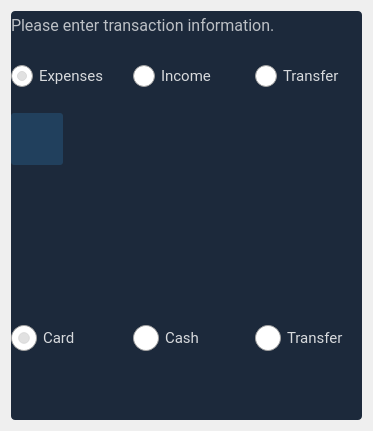
<?xml version="1.0" encoding="UTF-8"?>
<ui version="4.0">
 <class>AddTransaction</class>
 <widget class="QWidget" name="AddTransaction">
  <property name="geometry">
   <rect>
    <x>0</x>
    <y>0</y>
    <width>371</width>
    <height>431</height>
   </rect>
  </property>
  <property name="windowTitle">
   <string>Form</string>
  </property>
  <property name="styleSheet">
   <string notr="true">QWidget#transaction 
{
	background-color: #1C293B;
	border: none;
	border-radius: 4px;
	outline: none;
}

QPushButton
{
	background-color: transparent;
	color: #8ec6f4;
	outline: none;
	padding-left: 8px;
	padding-right: 8px;
	padding-top: 8px;
	padding-bottom: 8px;
	border-radius: 4px;
}

QPushButton:hover
{
	background-color: rgba(140, 195, 240, 30);
}

QToolButton
{
	background-color: transparent;
	outline: none;
}

QLineEdit
{
	background-color: transparent;
	border: none;
	border-radius: 0px;
	padding-left: 0px;
	/*border-bottom: 1px solid rgba(255, 255, 255, 180);*/
	outline: none;
}

QLineEdit:hover
{
	/*border-bottom: 2px solid rgba(255, 255, 255, 230);*/
}


QLineEdit:focus
{
	/*border-bottom: 2px solid rgba(255, 255, 255, 230);*/
}

QComboBox
{
	background-color: transparent;
	border: none;
	border-radius: 0px;
	padding-left: 0px;
	/*border-bottom: 1px solid rgba(255, 255, 255, 180);*/
	outline: none;
}

QRadioButton
{
	outline: none;
}

QRadioButton::indicator 
{
    width: 22px;
    height: 22px;
}

QRadioButton#expenses::indicator::checked 
{
	image: url(:/images/images/radio_button_checked_FILL0_wght400_GRAD0_opsz48_expenses.svg);
}

QRadioButton#expenses::indicator::unchecked 
{
	image: url(:/images/images/radio_button_unchecked_FILL0_wght400_GRAD0_opsz48_expenses.svg);
}

QRadioButton#income::indicator::checked 
{
	image: url(:/images/images/radio_button_checked_FILL0_wght400_GRAD0_opsz48_income.svg);
}

QRadioButton#income::indicator::unchecked 
{
	image: url(:/images/images/radio_button_unchecked_FILL0_wght400_GRAD0_opsz48_income.svg);
}

QRadioButton#transfer::indicator::checked 
{
	image: url(:/images/images/radio_button_checked_FILL0_wght400_GRAD0_opsz48_transfer.svg);
}

QRadioButton#transfer::indicator::unchecked 
{
	image: url(:/images/images/radio_button_unchecked_FILL0_wght400_GRAD0_opsz48_transfer.svg);
}

QToolButton
{
	border: none;
	border-radius: 3px;
	outline: none;
}

QRadioButton#card::indicator::checked 
{
	image: url(:/images/images/credit_card_FILL1_wght400_GRAD0_opsz48.svg);
}

QRadioButton#card::indicator::unchecked 
{
	image: url(:/images/images/credit_card_FILL0_wght400_GRAD0_opsz48.svg);
}

QRadioButton#cash::indicator::checked 
{
	image: url(:/images/images/local_atm_FILL1_wght400_GRAD0_opsz48.svg);
}

QRadioButton#cash::indicator::unchecked 
{
	image: url(:/images/images/local_atm_FILL0_wght400_GRAD0_opsz48.svg);
}

QRadioButton#money_transfer::indicator::checked 
{
	image: url(:/images/images/swap_horizontal_circle_FILL1_wght400_GRAD0_opsz48.svg);
}

QRadioButton#money_transfer::indicator::unchecked 
{
	image: url(:/images/images/swap_horizontal_circle_FILL0_wght400_GRAD0_opsz48.svg);
}

QRadioButton#cash::indicator, QRadioButton#card::indicator, QRadioButton#money_transfer::indicator 
{
    width: 26px;
    height: 26px;
}
</string>
  </property>
  <layout class="QGridLayout" name="gridLayout">
   <item row="0" column="0">
    <widget class="QWidget" name="transaction" native="true">
     <layout class="QVBoxLayout" name="verticalLayout">
      <property name="spacing">
       <number>20</number>
      </property>
      <property name="leftMargin">
       <number>0</number>
      </property>
      <property name="topMargin">
       <number>0</number>
      </property>
      <property name="rightMargin">
       <number>15</number>
      </property>
      <property name="bottomMargin">
       <number>0</number>
      </property>
      <item>
       <widget class="QLabel" name="label">
        <property name="minimumSize">
         <size>
          <width>270</width>
          <height>0</height>
         </size>
        </property>
        <property name="font">
         <font>
          <family>Roboto</family>
          <pointsize>12</pointsize>
         </font>
        </property>
        <property name="styleSheet">
         <string notr="true">color: rgba(255, 255, 255, 180);</string>
        </property>
        <property name="text">
         <string>Please enter transaction information.</string>
        </property>
        <property name="wordWrap">
         <bool>true</bool>
        </property>
       </widget>
      </item>
      <item>
       <layout class="QVBoxLayout" name="verticalLayout_2">
        <property name="spacing">
         <number>4</number>
        </property>
        <property name="bottomMargin">
         <number>0</number>
        </property>
        <item>
         <widget class="QWidget" name="widget" native="true">
          <property name="sizePolicy">
           <sizepolicy hsizetype="MinimumExpanding" vsizetype="Preferred">
            <horstretch>0</horstretch>
            <verstretch>0</verstretch>
           </sizepolicy>
          </property>
          <property name="minimumSize">
           <size>
            <width>336</width>
            <height>32</height>
           </size>
          </property>
          <property name="maximumSize">
           <size>
            <width>16777215</width>
            <height>32</height>
           </size>
          </property>
          <layout class="QHBoxLayout" name="horizontalLayout_3">
           <property name="spacing">
            <number>30</number>
           </property>
           <property name="leftMargin">
            <number>0</number>
           </property>
           <property name="topMargin">
            <number>5</number>
           </property>
           <property name="rightMargin">
            <number>0</number>
           </property>
           <property name="bottomMargin">
            <number>5</number>
           </property>
           <item>
            <spacer name="horizontalSpacer">
             <property name="orientation">
              <enum>Qt::Horizontal</enum>
             </property>
             <property name="sizeHint" stdset="0">
              <size>
               <width>40</width>
               <height>20</height>
              </size>
             </property>
            </spacer>
           </item>
           <item>
            <widget class="QRadioButton" name="expenses">
             <property name="minimumSize">
              <size>
               <width>92</width>
               <height>0</height>
              </size>
             </property>
             <property name="font">
              <font>
               <family>Roboto</family>
               <pointsize>11</pointsize>
              </font>
             </property>
             <property name="cursor">
              <cursorShape>PointingHandCursor</cursorShape>
             </property>
             <property name="styleSheet">
              <string notr="true">color: rgba(255, 255, 255, 210);</string>
             </property>
             <property name="text">
              <string>Expenses</string>
             </property>
             <property name="checked">
              <bool>true</bool>
             </property>
            </widget>
           </item>
           <item>
            <widget class="QRadioButton" name="income">
             <property name="minimumSize">
              <size>
               <width>92</width>
               <height>0</height>
              </size>
             </property>
             <property name="font">
              <font>
               <family>Roboto</family>
               <pointsize>11</pointsize>
              </font>
             </property>
             <property name="cursor">
              <cursorShape>PointingHandCursor</cursorShape>
             </property>
             <property name="styleSheet">
              <string notr="true">color: rgba(255, 255, 255, 210);</string>
             </property>
             <property name="text">
              <string>Income</string>
             </property>
            </widget>
           </item>
           <item>
            <widget class="QRadioButton" name="transfer">
             <property name="minimumSize">
              <size>
               <width>92</width>
               <height>0</height>
              </size>
             </property>
             <property name="font">
              <font>
               <family>Roboto</family>
               <pointsize>11</pointsize>
              </font>
             </property>
             <property name="cursor">
              <cursorShape>PointingHandCursor</cursorShape>
             </property>
             <property name="styleSheet">
              <string notr="true">color: rgba(255, 255, 255, 210);</string>
             </property>
             <property name="text">
              <string>Transfer</string>
             </property>
            </widget>
           </item>
           <item>
            <spacer name="horizontalSpacer_2">
             <property name="orientation">
              <enum>Qt::Horizontal</enum>
             </property>
             <property name="sizeHint" stdset="0">
              <size>
               <width>40</width>
               <height>20</height>
              </size>
             </property>
            </spacer>
           </item>
          </layout>
         </widget>
        </item>
        <item>
         <layout class="QHBoxLayout" name="horizontalLayout">
          <property name="spacing">
           <number>20</number>
          </property>
          <item>
           <layout class="QVBoxLayout" name="verticalLayout_3">
            <property name="topMargin">
             <number>17</number>
            </property>
            <item>
             <widget class="QToolButton" name="category_icon">
              <property name="enabled">
               <bool>false</bool>
              </property>
              <property name="minimumSize">
               <size>
                <width>52</width>
                <height>52</height>
               </size>
              </property>
              <property name="maximumSize">
               <size>
                <width>52</width>
                <height>52</height>
               </size>
              </property>
              <property name="focusPolicy">
               <enum>Qt::NoFocus</enum>
              </property>
              <property name="styleSheet">
               <string notr="true">background-color: #21405D;</string>
              </property>
              <property name="text">
               <string/>
              </property>
              <property name="icon">
               <iconset resource="../resources/resources.qrc">
                <normaloff>:/images/images/category_FILL0_wght400_GRAD0_opsz48.svg</normaloff>:/images/images/category_FILL0_wght400_GRAD0_opsz48.svg</iconset>
              </property>
              <property name="iconSize">
               <size>
                <width>40</width>
                <height>40</height>
               </size>
              </property>
             </widget>
            </item>
           </layout>
          </item>
          <item>
           <widget class="MaterialOutlinedLineEdit" name="category">
            <property name="minimumSize">
             <size>
              <width>200</width>
              <height>67</height>
             </size>
            </property>
            <property name="maximumSize">
             <size>
              <width>16777215</width>
              <height>67</height>
             </size>
            </property>
            <property name="font">
             <font>
              <family>Roboto</family>
              <pointsize>11</pointsize>
             </font>
            </property>
           </widget>
          </item>
         </layout>
        </item>
        <item>
         <layout class="QHBoxLayout" name="horizontalLayout_2">
          <property name="spacing">
           <number>20</number>
          </property>
          <item>
           <widget class="MaterialOutlinedLineEdit" name="name">
            <property name="minimumSize">
             <size>
              <width>200</width>
              <height>67</height>
             </size>
            </property>
            <property name="maximumSize">
             <size>
              <width>16777215</width>
              <height>67</height>
             </size>
            </property>
            <property name="font">
             <font>
              <family>Roboto</family>
              <pointsize>11</pointsize>
             </font>
            </property>
           </widget>
          </item>
         </layout>
        </item>
        <item>
         <layout class="QHBoxLayout" name="horizontalLayout_4">
          <property name="spacing">
           <number>20</number>
          </property>
          <item>
           <widget class="MaterialOutlinedDateEdit" name="date">
            <property name="minimumSize">
             <size>
              <width>0</width>
              <height>67</height>
             </size>
            </property>
            <property name="maximumSize">
             <size>
              <width>16777215</width>
              <height>67</height>
             </size>
            </property>
            <property name="font">
             <font>
              <family>Roboto</family>
              <pointsize>11</pointsize>
             </font>
            </property>
           </widget>
          </item>
          <item>
           <widget class="MaterialOutlinedLineEdit" name="amount">
            <property name="minimumSize">
             <size>
              <width>170</width>
              <height>67</height>
             </size>
            </property>
            <property name="maximumSize">
             <size>
              <width>16777215</width>
              <height>67</height>
             </size>
            </property>
            <property name="font">
             <font>
              <family>Roboto</family>
              <pointsize>11</pointsize>
             </font>
            </property>
           </widget>
          </item>
         </layout>
        </item>
        <item>
         <layout class="QGridLayout" name="gridLayout_2">
          <property name="topMargin">
           <number>10</number>
          </property>
          <property name="bottomMargin">
           <number>0</number>
          </property>
          <property name="horizontalSpacing">
           <number>30</number>
          </property>
          <property name="verticalSpacing">
           <number>0</number>
          </property>
          <item row="1" column="0" colspan="3">
           <widget class="MaterialOutlinedLineEdit" name="notes">
            <property name="minimumSize">
             <size>
              <width>0</width>
              <height>67</height>
             </size>
            </property>
            <property name="maximumSize">
             <size>
              <width>16777215</width>
              <height>67</height>
             </size>
            </property>
            <property name="font">
             <font>
              <family>Roboto</family>
              <pointsize>11</pointsize>
             </font>
            </property>
           </widget>
          </item>
          <item row="0" column="0" colspan="3">
           <widget class="QWidget" name="widget_2" native="true">
            <property name="minimumSize">
             <size>
              <width>20</width>
              <height>32</height>
             </size>
            </property>
            <layout class="QHBoxLayout" name="horizontalLayout_6">
             <property name="spacing">
              <number>30</number>
             </property>
             <property name="leftMargin">
              <number>0</number>
             </property>
             <property name="topMargin">
              <number>2</number>
             </property>
             <property name="rightMargin">
              <number>0</number>
             </property>
             <property name="bottomMargin">
              <number>0</number>
             </property>
             <item>
              <spacer name="horizontalSpacer_3">
               <property name="orientation">
                <enum>Qt::Horizontal</enum>
               </property>
               <property name="sizeHint" stdset="0">
                <size>
                 <width>40</width>
                 <height>20</height>
                </size>
               </property>
              </spacer>
             </item>
             <item>
              <widget class="QRadioButton" name="card">
               <property name="minimumSize">
                <size>
                 <width>92</width>
                 <height>0</height>
                </size>
               </property>
               <property name="font">
                <font>
                 <family>Roboto</family>
                 <pointsize>11</pointsize>
                </font>
               </property>
               <property name="cursor">
                <cursorShape>PointingHandCursor</cursorShape>
               </property>
               <property name="styleSheet">
                <string notr="true">color: rgba(255, 255, 255, 210);</string>
               </property>
               <property name="text">
                <string>Card</string>
               </property>
               <property name="checked">
                <bool>true</bool>
               </property>
              </widget>
             </item>
             <item>
              <widget class="QRadioButton" name="cash">
               <property name="minimumSize">
                <size>
                 <width>92</width>
                 <height>0</height>
                </size>
               </property>
               <property name="font">
                <font>
                 <family>Roboto</family>
                 <pointsize>11</pointsize>
                </font>
               </property>
               <property name="cursor">
                <cursorShape>PointingHandCursor</cursorShape>
               </property>
               <property name="styleSheet">
                <string notr="true">color: rgba(255, 255, 255, 210);</string>
               </property>
               <property name="text">
                <string>Cash</string>
               </property>
              </widget>
             </item>
             <item>
              <widget class="QRadioButton" name="money_transfer">
               <property name="minimumSize">
                <size>
                 <width>92</width>
                 <height>0</height>
                </size>
               </property>
               <property name="font">
                <font>
                 <family>Roboto</family>
                 <pointsize>11</pointsize>
                </font>
               </property>
               <property name="cursor">
                <cursorShape>PointingHandCursor</cursorShape>
               </property>
               <property name="styleSheet">
                <string notr="true">color: rgba(255, 255, 255, 210);</string>
               </property>
               <property name="text">
                <string>Transfer</string>
               </property>
               <property name="iconSize">
                <size>
                 <width>22</width>
                 <height>22</height>
                </size>
               </property>
              </widget>
             </item>
             <item>
              <spacer name="horizontalSpacer_4">
               <property name="orientation">
                <enum>Qt::Horizontal</enum>
               </property>
               <property name="sizeHint" stdset="0">
                <size>
                 <width>40</width>
                 <height>20</height>
                </size>
               </property>
              </spacer>
             </item>
            </layout>
           </widget>
          </item>
         </layout>
        </item>
       </layout>
      </item>
     </layout>
    </widget>
   </item>
  </layout>
 </widget>
 <customwidgets>
  <customwidget>
   <class>MaterialOutlinedLineEdit</class>
   <extends>QLineEdit</extends>
   <header>view.widgets.material_outlined_line_edit.h</header>
  </customwidget>
  <customwidget>
   <class>MaterialOutlinedDateEdit</class>
   <extends>QLineEdit</extends>
   <header>view.widgets.material_outlined_date_edit.h</header>
  </customwidget>
 </customwidgets>
 <tabstops>
  <tabstop>expenses</tabstop>
  <tabstop>income</tabstop>
  <tabstop>transfer</tabstop>
  <tabstop>category</tabstop>
  <tabstop>name</tabstop>
  <tabstop>date</tabstop>
  <tabstop>amount</tabstop>
  <tabstop>card</tabstop>
  <tabstop>cash</tabstop>
  <tabstop>money_transfer</tabstop>
  <tabstop>notes</tabstop>
 </tabstops>
 <resources>
  <include location="../resources/resources.qrc"/>
 </resources>
 <connections/>
</ui>
